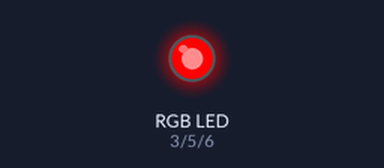
The sketch below on a simulated Arduino Uno, built with avr-gcc and run on an emulated ATmega328P. Shown: an RGB LED mixed from three pins (HIGH = lit).

Above: at 0.05 s.
At 1.45 s:
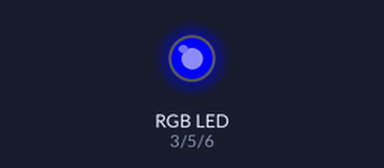
At 2.85 s:
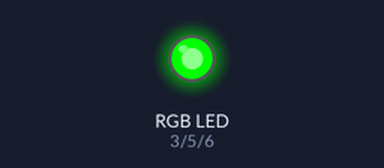
Timing chart, 0 to 3.1 s (numbered marks = the images above):
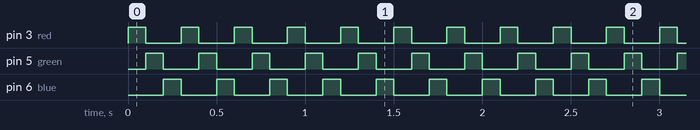

The sketch:

rgbled.ino
```cpp
int red=3;
int green=5;
int blue=6;
void setup() {
  // put your setup code here, to run once:
  pinMode(red, OUTPUT);
  pinMode(green, OUTPUT);
  pinMode(blue, OUTPUT);
}

void loop() {
  analogWrite(red, 255);
  analogWrite(green, 0);
  analogWrite(blue, 0);
  delay(100);
  analogWrite(red, 0);
  analogWrite(green, 255);
  analogWrite(blue, 0);
  delay(100);
  analogWrite(red, 0);
  analogWrite(green, 0);
  analogWrite(blue, 255);
  delay(100);

}
```

Measured:
- by itself, pin 3 (red), pin 5 (green), pin 6 (blue): alternates HIGH for 0.10 s and LOW for 0.20 s
